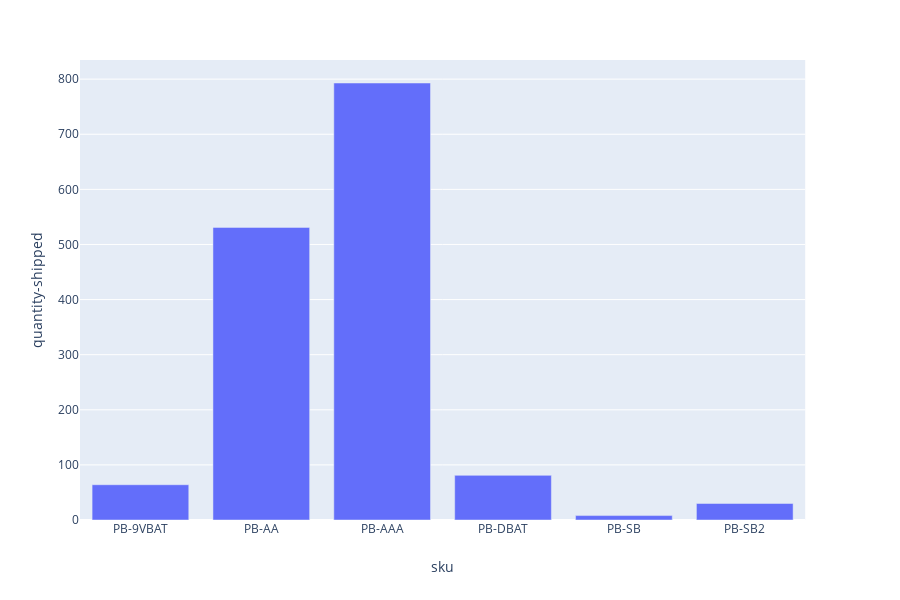

The notebook cell saved with this chart:
### Code cell
px.bar(sku_df, x=sku_df['sku'], y='quantity-shipped')

### Figure 1 — Plotly figure (JSON) as saved in the notebook; plotly's stock layout.template omitted (floating-point values rounded to 4 significant figures)
{"data": [{"alignmentgroup": "True", "hoverlabel": {"namelength": 0}, "hovertemplate": "sku=%{x}<br>quantity-shipped=%{y}", "legendgroup": "", "marker": {"color": "#636efa"}, "name": "", "offsetgroup": "", "orientation": "v", "showlegend": false, "textposition": "auto", "type": "bar", "x": ["PB-9VBAT", "PB-AA", "PB-AAA", "PB-DBAT", "PB-SB", "PB-SB2"], "xaxis": "x", "y": [64, 531, 793, 81, 8, 30], "yaxis": "y"}], "layout": {"barmode": "relative", "height": 600, "legend": {"tracegroupgap": 0}, "margin": {"t": 60}, "xaxis": {"anchor": "y", "domain": [0, 0.98], "title": {"text": "sku"}}, "yaxis": {"anchor": "x", "domain": [0, 1], "title": {"text": "quantity-shipped"}}}}
